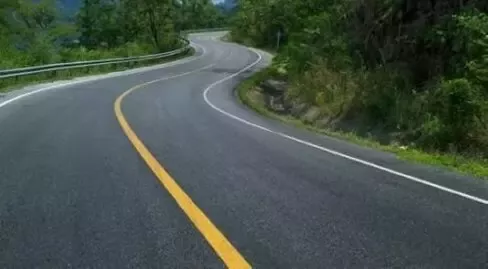
#> input picture line_detection.jpg, 488 x 269 px
$ python assign.py
#> lines starting #> are read from the running program, lines starting #| are printed output that depends on the picture; after the words box and inside, x2 and y2 are one past the last pixel; in counts of white or black regions, pixels touching at a corner belong together
import cv2
import numpy as np

img=cv2.imread('line_detection.jpg')
#> img is the input picture: shape (269, 488, 3); mean B, G, R 72.8, 81, 69.4

cv2.imshow("path", img)
img1=cv2.cvtColor(img, cv2.COLOR_BGR2HSV)
#> img1: shape (269, 488, 3); mean H, S, V 78.8, 76.9, 85.7
img2=cv2.cvtColor(img, cv2.COLOR_BGR2RGB)
#Yellow
low_yellow=np.array([15,20,128])
up_yellow=np.array([35,255,255])
yellow_mask= cv2.inRange(img1, low_yellow, up_yellow)
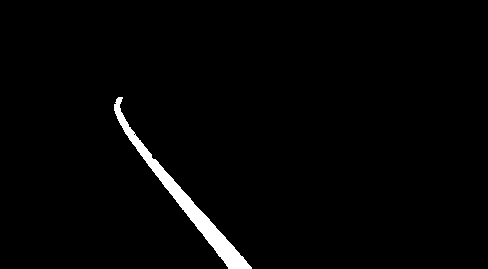
#> yellow_mask: shape (269, 488); 1.9% white; 1 white region, box (x1, y1, x2, y2) and area: (114, 97, 252, 269) 2523
yellow=cv2.bitwise_and(img1, img1, mask=yellow_mask)
#> yellow: shape (269, 488, 3); mean H, S, V 0.4, 2.6, 3.9
cv2.imshow('path2', yellow)
#white
low_white=np.array([143,148,161])
up_white=np.array([223,232,233])
white_mask= cv2.inRange(img2, low_white, up_white)
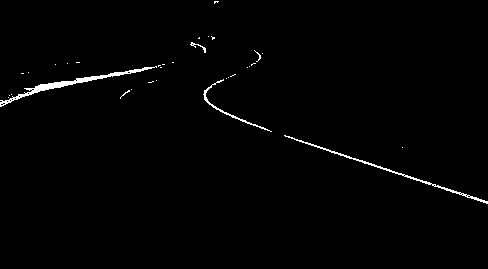
#> white_mask: shape (269, 488); 1.1% white; 33 white regions (28 under 20 px), largest, box (x1, y1, x2, y2) and area: (0, 66, 157, 107) 658, (284, 135, 488, 204) 445, (203, 79, 272, 132) 203, (190, 42, 206, 53) 41, (254, 50, 261, 62) 21
white=cv2.bitwise_and(img2, img2, mask=white_mask)
cv2.imshow('path3', white_mask)
cv2.waitKey(0)
